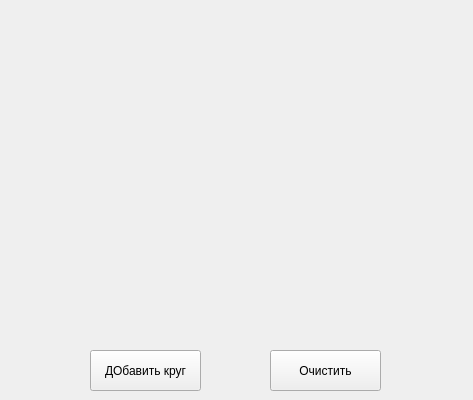
<?xml version="1.0" encoding="UTF-8"?>
<ui version="4.0">
 <class>Form</class>
 <widget class="QWidget" name="Form">
  <property name="geometry">
   <rect>
    <x>0</x>
    <y>0</y>
    <width>473</width>
    <height>400</height>
   </rect>
  </property>
  <property name="windowTitle">
   <string>Form</string>
  </property>
  <widget class="QPushButton" name="BtnCircle">
   <property name="geometry">
    <rect>
     <x>90</x>
     <y>350</y>
     <width>111</width>
     <height>41</height>
    </rect>
   </property>
   <property name="text">
    <string>ДОбавить круг</string>
   </property>
  </widget>
  <widget class="QPushButton" name="BtnClear">
   <property name="geometry">
    <rect>
     <x>270</x>
     <y>350</y>
     <width>111</width>
     <height>41</height>
    </rect>
   </property>
   <property name="text">
    <string>Очистить</string>
   </property>
  </widget>
 </widget>
 <resources/>
 <connections/>
</ui>
